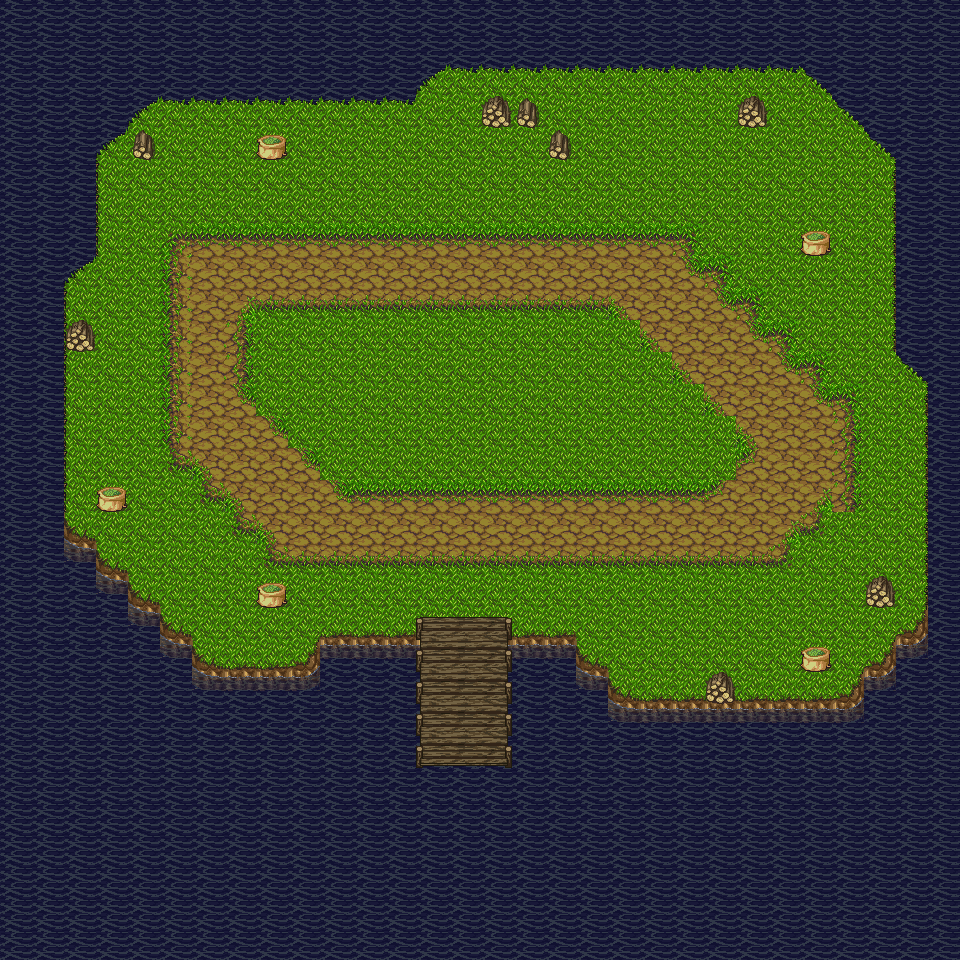

Rendered tile map (Tiled .tmx) drawn with the repository's tilesets; below, a short description and the map source with its tile grids summarised:
An orthogonal 30x30 tile map with 32x32 px tiles, 3 tile layers (Tile Layer 1, Tile Layer 2, Tile Layer 3).

<map version="1.2" tiledversion="1.3.2" orientation="orthogonal" renderorder="right-up" compressionlevel="0" width="30" height="30" tilewidth="32" tileheight="32" infinite="0" nextlayerid="4" nextobjectid="1">
 <tileset firstgid="1" source="../TileSets/PathAndObjects.tsx" />
 <layer id="1" name="Tile Layer 1" width="30" height="30">
  <data>[900 cells, 900 non-empty, 26 distinct tile ids]</data>
 </layer>
 <layer id="2" name="Tile Layer 2" width="30" height="30">
  <data>[900 cells, 28 non-empty, 12 distinct tile ids]</data>
 </layer>
 <layer id="3" name="Tile Layer 3" width="30" height="30">
  <data>[900 cells, 0 non-empty, 0 distinct tile ids]</data>
 </layer>
</map>
